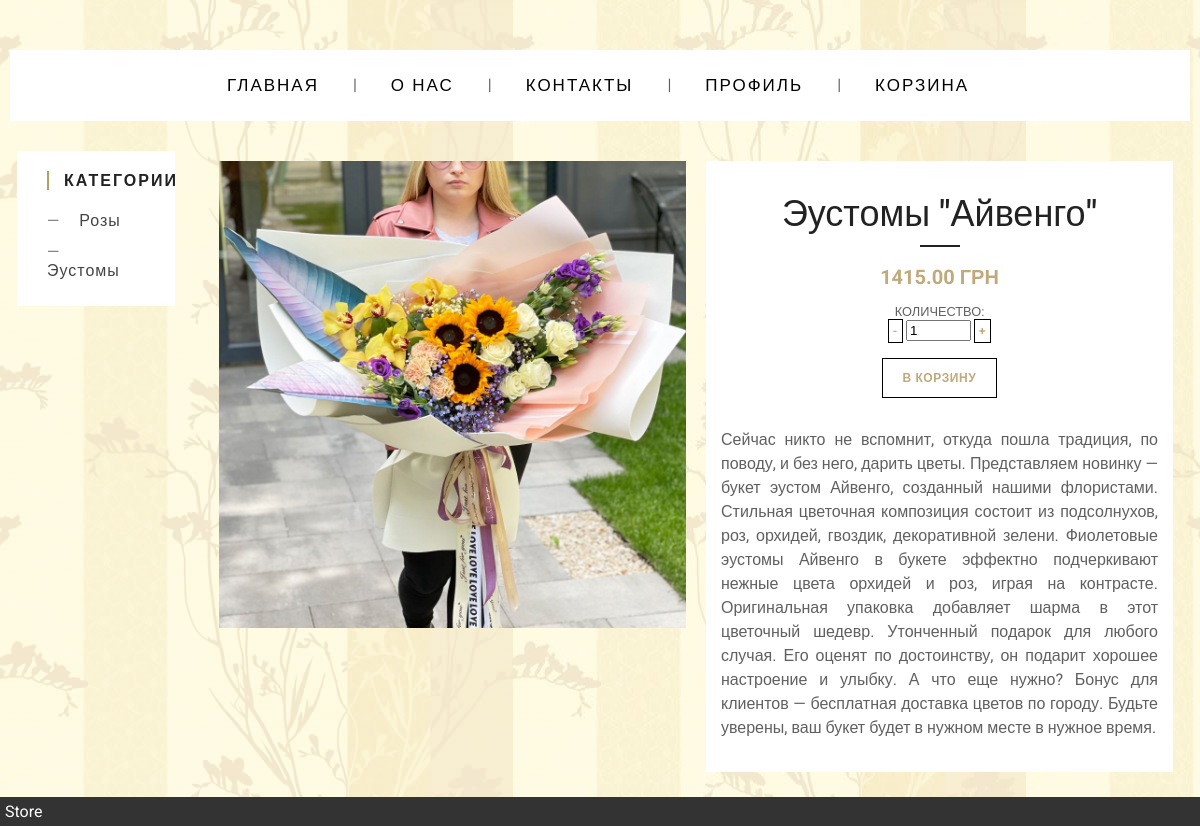
Screenshot of /product_detail/ajvengo with the database file from the repository.
### main/models.py (models this page shows, shortened)
class Category(models.Model):
    category_title = models.CharField(max_length=50)
    slug = models.SlugField(null=True)

class Image(models.Model):
    image = models.ImageField(upload_to='images/')
    product_title = models.CharField(max_length=100)

class Product(models.Model):
    product_title = models.CharField(max_length=100)
    price = models.DecimalField(max_digits=10, decimal_places=2)
    description = models.TextField()
    slug = models.SlugField(null=True)
    image = models.ManyToManyField(Image)
    category = models.ForeignKey(Category, null=True, on_delete=models.CASCADE)

### main/views.py (the view)
# urls.py: path('product_detail/<slug:slug>', views.product_detail, name='product_detail'),
def product_detail(request, slug):  # shows details about chosen product
    product = get_object_or_404(Product, slug=slug)
    categories = Category.objects.all()
    context = {'product': product,
               'categories': categories,
               }
    return render(request, 'main/product_detail.html', context)

### main/templates/main/product_detail.html (shortened to what this page needs)
{% extends 'main/index.html'%}
{% load static %}
{% block content %}
<link rel="stylesheet" href="https://cdnjs.cloudflare.com/ajax/libs/font-awesome/4.4.0/css/font-awesome.css">
<link rel="stylesheet" href="{% static 'css/slider.css' %}" type="text/css" media="screen">
<link rel="stylesheet" href="{% static 'css/product_detail.css' %}" type="text/css" media="screen">
<link rel="stylesheet" href="{% static 'css/button_cart.css' %}" type="text/css" media="screen">
<div class="row">
  <div class="column">
    <ul class="bxslider">
        {% for img in product.image.all %}
        <li><img src="{{img.image.url}}"/></li>
        {% endfor %}
</ul>
  </div>
  <div class="column">
  <div class="container">
    <div class="post">
        <div class="post-header">
            <h1>{{product.product_title}}</h1>
            <div class="post-meta">
                <span class="product-price">{{product.price}} грн</span>
                <br><br>
                <span>Количество: </span>
                <div class="number">
                    <span class="minus button-3" style="padding: 4px;">-</span>
                    <input class="amount-input-js" name="amount" type="text" value="1" size="5"/>
                    <span class="plus button-3" style="padding: 4px;">+</span>
                </div>
                <br>
                <button id="cart" data-product="{{product.id}}" data-action="add"
                        class="button-3 update-cart">В корзину</button>
            </div>
        </div>
        <div class="post-content">
            <p>
                {{product.description}}
            </p>
        </div>
    </div>
</div>
  </div>
</div>
{% endblock %}

### main/templates/main/sidebar.html (shortened to what this page needs)
{% load static %}
<link rel="stylesheet" href="{% static 'css/sidebar.css' %}" type="text/css" media="screen">
<div class="widget">
  <h3 class="widget-title">Категории</h3>
{% for category in categories %}
  <ul class="widget-list">
    <li><a href="{% url 'category_product_list' category.slug %}"> {{category.category_title}} </a></li>
  </ul>
{% endfor %}
</div>

### static/css/base.css (style rules this page uses)
body { font-family: 'Roboto', sans-serif; margin: 0; }
h1 { font-size: 36px; margin: 0; color: #fc6; }

### static/css/sidebar.css (style rules this page uses)
* { box-sizing: border-box; margin: 0; }
.widget { padding: 20px 30px; background: white; font-family: 'Roboto', sans-serif; }
.widget-title { text-transform: uppercase; letter-spacing: 2px; color: #222; font-size: 16px; padding-left: 15px; margin-bottom: 15px; border-left: 2px solid #b99d61; }
.widget-list { padding: 0; list-style: none; }
.widget-list a:before { content: "\2014"; margin-right: 14px; }
.widget-list a { text-decoration: none; outline: none; display: block; padding: 6px 0; letter-spacing: 1px; font-weight: 300; color: #444; transition: .3s linear; }

### static/css/slider.css (style rules this page uses)
* { box-sizing: border-box; }
ul { margin: 0; padding: 0; list-style: none; }
.bx-wrapper img { width: 100%; max-width: 100%; display: block; }

### static/css/product_detail.css (style rules this page uses)
* { box-sizing: border-box; }
.column { float: left; width: 50%; padding: 10px; }
.row:after { content: ""; display: table; clear: both; }
body { font-family: 'Roboto', sans-serif; color: #606060; font-size: 14px; }
.container { padding: 0 15px; background: white; }
.post { padding: 2em 0 1em; }
.post h1 { color: #222; font-weight: 500; margin-bottom: 30px; }
.post-header { text-align: center; }
.post-meta { margin-bottom: 30px; display: inline-block; position: relative; text-transform: uppercase; font-size: .8em; }
.post-meta:before { content: ""; position: absolute; top: -20px; left: 50%; transform: translateX(-50%); width: 40px; height: 2px; background: #222; }
p { line-height: 1.5; margin-bottom: 1em; text-align: justify; }
@media (min-width: 768px) { body { font-size: 16px; } }
.product-price { font-size: 20px; color: #c0a97a; font-weight: 700; }

### static/css/button_cart.css (style rules this page uses)
.button-3 { display: inline-flex; align-items: center; font-size: 12px; letter-spacing: .05em; font-weight: 600; text-transform: uppercase; padding: 12px 20px; font-family: 'Roboto', sans-serif; color: #c0a97a; background: white; border: 1px solid black; cursor: pointer; transition: .3s linear; }
.button-3:after { font-family: Linearicons-Free; speak: none; font-style: normal; font-weight: 400; font-variant: normal; text-transform: none; line-height: 1; -webkit-font-smoothing: antialiased; -moz-osx-font-smoothing: grayscale; font-size: 16px; margin-left: 30px; padding-left: 20px; border-left: 1px solid black; }

### rows the page displays
Category: category_title "Розы"
Category: category_title "Эустомы"
Image: image (picture)
Product: product_title "Эустомы \"Айвенго\"", price "1415.00", description "Сейчас никто не вспомнит, откуда пошла традиция, по поводу, и без него, дарить цветы. Представляем новинку — букет эустом Айвенго, созданный нашими флористами. Стильная цветочная композиция состоит из подсолнухов, роз, орхидей, гвоздик, декоративной зелени. Фиолетовые эустомы Айвенго в букете эффектно подчеркивают нежные цвета орхидей и роз, играя на контрасте. Оригинальная упаковка добавляет шарма в этот цветочный шедевр. Утонченный подарок для любого случая. Его оценят по достоинству, он подарит хорошее настроение и улыбку. А что еще нужно? Бонус для клиентов — бесплатная доставка цветов по городу. Будьте уверены, ваш букет будет в нужном месте в нужное время."
